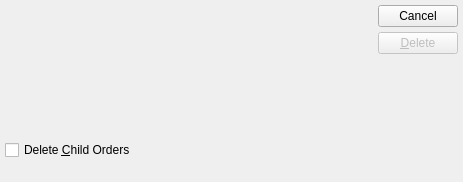
<ui version="4.0" >
 <author></author>
 <comment>This file is part of the xTuple ERP: PostBooks Edition, a free and
open source Enterprise Resource Planning software suite,
Copyright (c) 1999-2011 by OpenMFG LLC, d/b/a xTuple.
It is licensed to you under the Common Public Attribution License
version 1.0, the full text of which (including xTuple-specific Exhibits)
is available at www.xtuple.com/CPAL.  By using this software, you agree
to be bound by its terms.</comment>
 <exportmacro></exportmacro>
 <class>deletePlannedOrder</class>
 <widget class="QDialog" name="deletePlannedOrder" >
  <property name="geometry" >
   <rect>
    <x>0</x>
    <y>0</y>
    <width>463</width>
    <height>182</height>
   </rect>
  </property>
  <property name="windowTitle" >
   <string>Delete Planned Order</string>
  </property>
  <layout class="QVBoxLayout" >
   <property name="margin" >
    <number>5</number>
   </property>
   <property name="spacing" >
    <number>0</number>
   </property>
   <item>
    <layout class="QVBoxLayout" >
     <property name="margin" >
      <number>0</number>
     </property>
     <property name="spacing" >
      <number>5</number>
     </property>
     <item>
      <layout class="QHBoxLayout" >
       <property name="margin" >
        <number>0</number>
       </property>
       <property name="spacing" >
        <number>7</number>
       </property>
       <item>
        <widget class="PlanOrdCluster" name="_planord" >
         <property name="minimumSize" >
          <size>
           <width>290</width>
           <height>130</height>
          </size>
         </property>
        </widget>
       </item>
       <item>
        <layout class="QHBoxLayout" >
         <property name="margin" >
          <number>0</number>
         </property>
         <property name="spacing" >
          <number>0</number>
         </property>
         <item>
          <spacer>
           <property name="orientation" >
            <enum>Qt::Horizontal</enum>
           </property>
           <property name="sizeType" >
            <enum>QSizePolicy::Expanding</enum>
           </property>
           <property name="sizeHint" >
            <size>
             <width>20</width>
             <height>20</height>
            </size>
           </property>
          </spacer>
         </item>
         <item>
          <layout class="QVBoxLayout" >
           <property name="margin" >
            <number>0</number>
           </property>
           <property name="spacing" >
            <number>0</number>
           </property>
           <item>
            <layout class="QVBoxLayout" >
             <property name="margin" >
              <number>0</number>
             </property>
             <property name="spacing" >
              <number>5</number>
             </property>
             <item>
              <widget class="QPushButton" name="_close" >
               <property name="text" >
                <string>Cancel</string>
               </property>
              </widget>
             </item>
             <item>
              <widget class="QPushButton" name="_delete" >
               <property name="enabled" >
                <bool>false</bool>
               </property>
               <property name="text" >
                <string>&amp;Delete</string>
               </property>
               <property name="default" >
                <bool>true</bool>
               </property>
              </widget>
             </item>
            </layout>
           </item>
           <item>
            <spacer>
             <property name="orientation" >
              <enum>Qt::Vertical</enum>
             </property>
             <property name="sizeHint" >
              <size>
               <width>20</width>
               <height>20</height>
              </size>
             </property>
            </spacer>
           </item>
          </layout>
         </item>
        </layout>
       </item>
      </layout>
     </item>
     <item>
      <layout class="QHBoxLayout" >
       <property name="margin" >
        <number>0</number>
       </property>
       <property name="spacing" >
        <number>0</number>
       </property>
       <item>
        <widget class="QCheckBox" name="_deleteChildren" >
         <property name="text" >
          <string>Delete &amp;Child Orders</string>
         </property>
        </widget>
       </item>
       <item>
        <spacer>
         <property name="orientation" >
          <enum>Qt::Horizontal</enum>
         </property>
         <property name="sizeType" >
          <enum>QSizePolicy::Expanding</enum>
         </property>
         <property name="sizeHint" >
          <size>
           <width>20</width>
           <height>20</height>
          </size>
         </property>
        </spacer>
       </item>
      </layout>
     </item>
    </layout>
   </item>
   <item>
    <spacer>
     <property name="orientation" >
      <enum>Qt::Vertical</enum>
     </property>
     <property name="sizeType" >
      <enum>QSizePolicy::Expanding</enum>
     </property>
     <property name="sizeHint" >
      <size>
       <width>20</width>
       <height>0</height>
      </size>
     </property>
    </spacer>
   </item>
  </layout>
 </widget>
 <layoutdefault spacing="6" margin="11" />
 <pixmapfunction></pixmapfunction>
 <customwidgets>
  <customwidget>
   <class>PlanOrdCluster</class>
   <extends>QWidget</extends>
   <header>plCluster.h</header>
   <container>0</container>
   <pixmap></pixmap>
  </customwidget>
 </customwidgets>
 <tabstops>
  <tabstop>_planord</tabstop>
  <tabstop>_deleteChildren</tabstop>
  <tabstop>_delete</tabstop>
  <tabstop>_close</tabstop>
 </tabstops>
 <includes/>
 <resources/>
 <connections>
  <connection>
   <sender>_close</sender>
   <signal>clicked()</signal>
   <receiver>deletePlannedOrder</receiver>
   <slot>reject()</slot>
   <hints>
    <hint type="sourcelabel" >
     <x>20</x>
     <y>20</y>
    </hint>
    <hint type="destinationlabel" >
     <x>20</x>
     <y>20</y>
    </hint>
   </hints>
  </connection>
  <connection>
   <sender>_planord</sender>
   <signal>valid(bool)</signal>
   <receiver>_delete</receiver>
   <slot>setEnabled(bool)</slot>
   <hints>
    <hint type="sourcelabel" >
     <x>20</x>
     <y>20</y>
    </hint>
    <hint type="destinationlabel" >
     <x>20</x>
     <y>20</y>
    </hint>
   </hints>
  </connection>
 </connections>
</ui>
